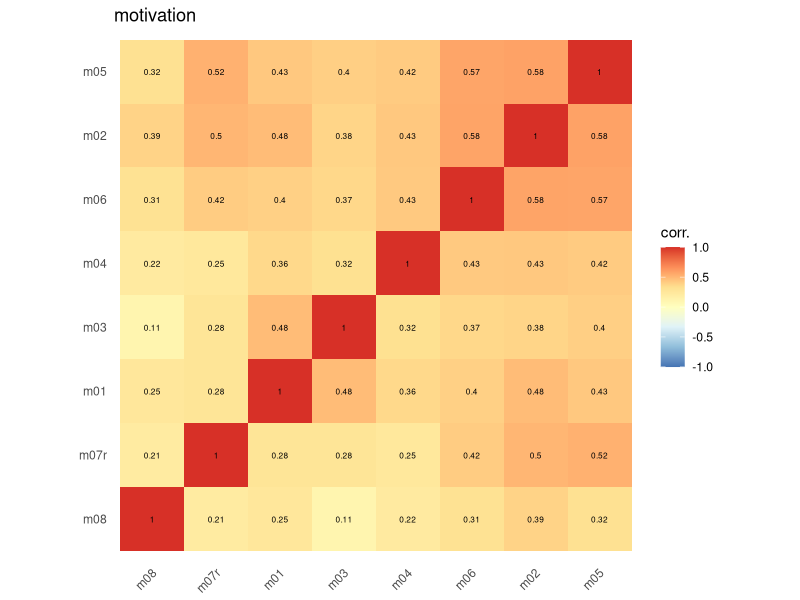
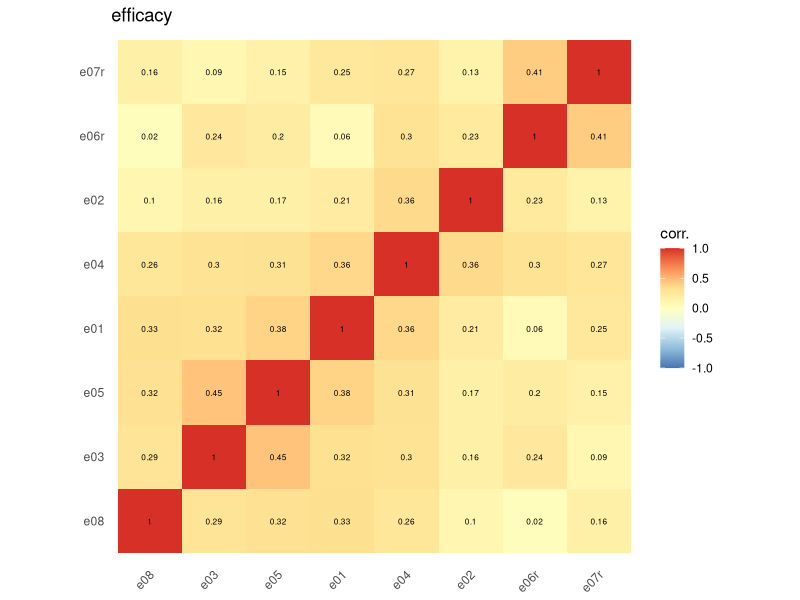
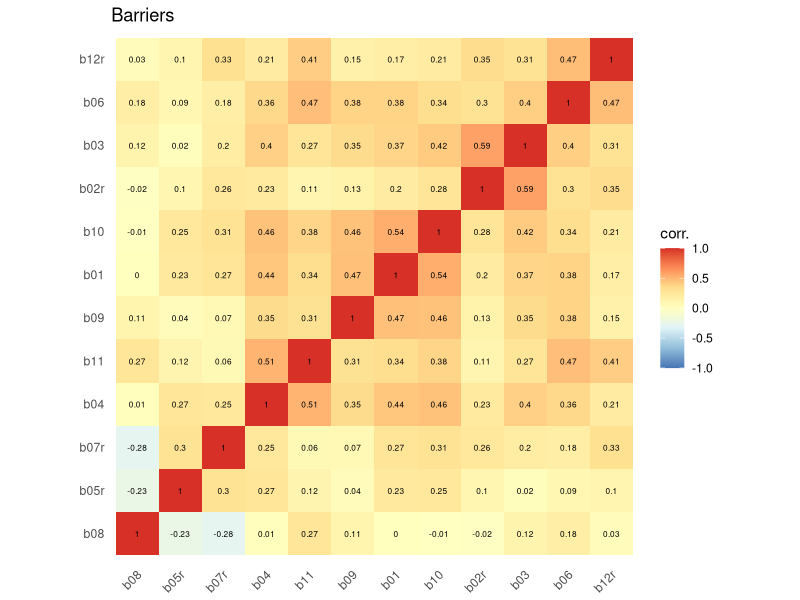
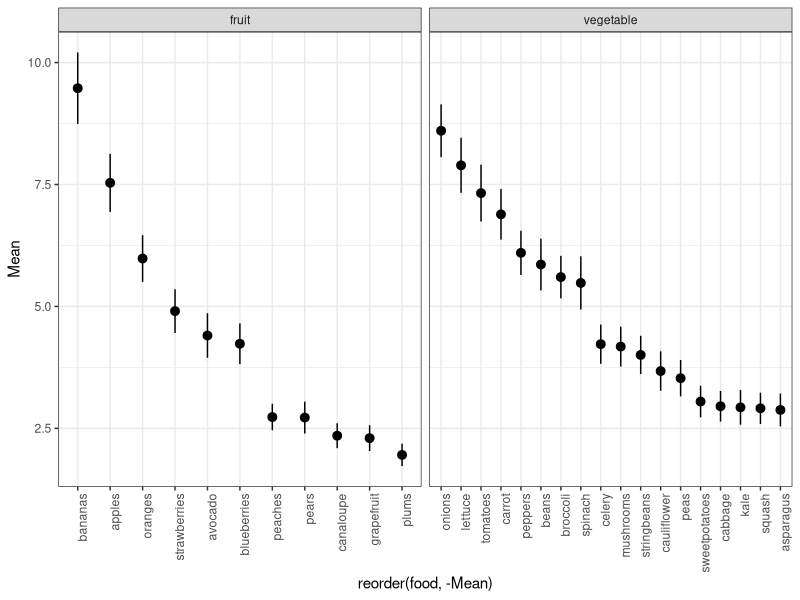
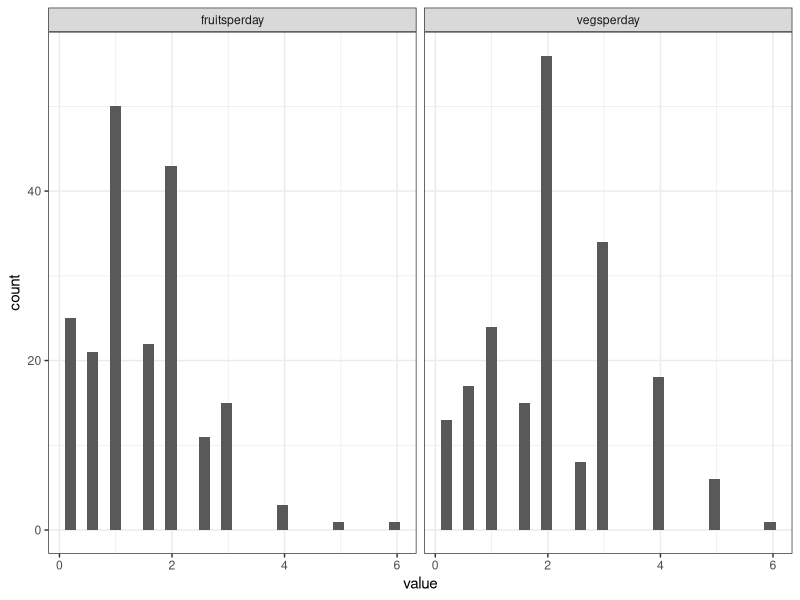
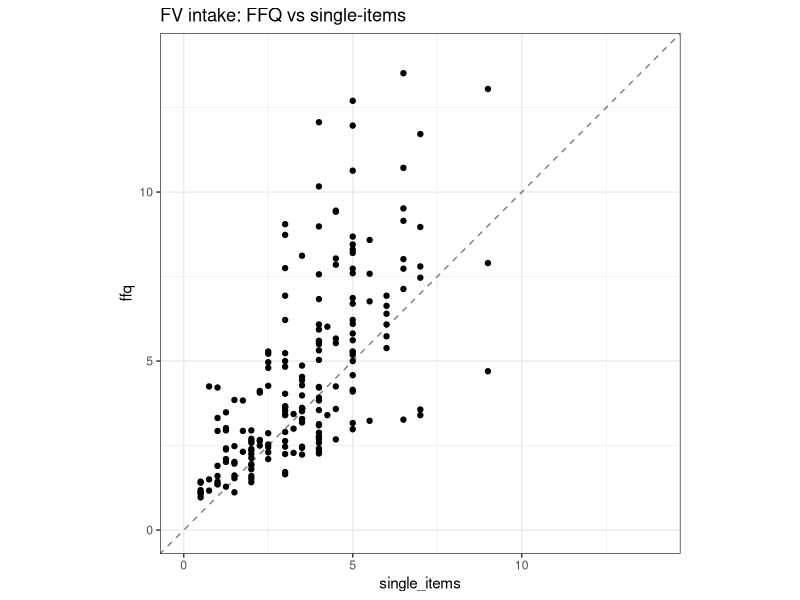
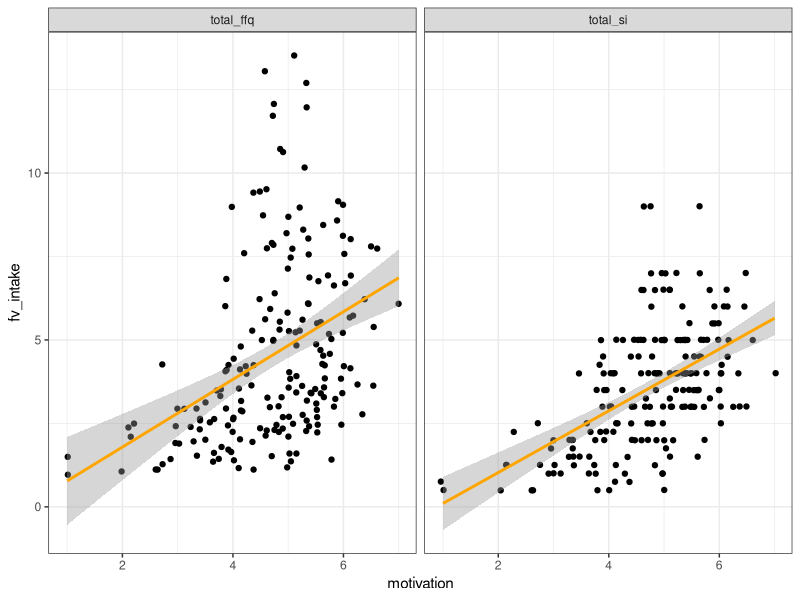
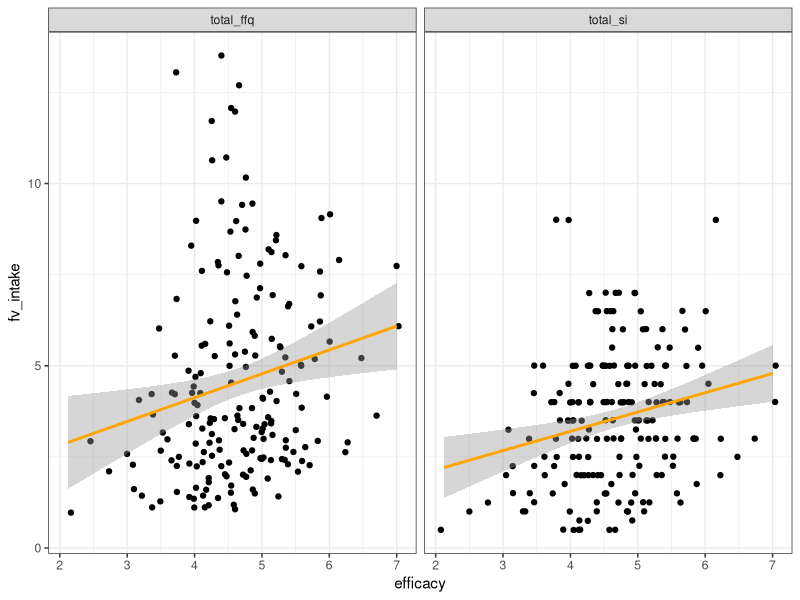

Generate these figures, in order, with R:
## ---- chunk 1
library(tidyverse)
## ---- chunk 2
# load (anonymized) data
header <- colnames(read.csv("../data/nutrition+barriers+pilot_February+12,+2019_14.46.csv", header = TRUE))
df <- read.csv("../data/nutrition+barriers+pilot_February+12,+2019_14.46.csv", skip = 3, header = FALSE, col.names = header)

# do some preliminary tidying
df <- df %>%
  as_tibble() %>%
  select(workerId, StartDate:Finished, sex:ffq_fruit_plums, ffq_time_Page.Submit, e01:surv_pay, LocationLatitude, LocationLongitude) %>%
  rename(Duration = Duration..in.seconds.) %>%
  mutate_at(vars(m08, b01,b03,b04, b06,b08,b09,b10,b11), function(x){8 - x}) # fixing issues in qualtrics

# and trim bad subjects
df <- df %>%
  filter(check_2==2, check_7==7, ffq_veg_check6==6, ffq_fruit_check30==30) %>%
  select(-contains("check"))
## ---- chunk 3

rcor <- function(x,y=NULL, digits=3){
  # rounded correlation
  round(cor(x,y),digits)
}

# corr plot code
## ----------------------------------------

reorder_cormat <- function(cormat){
  # Use correlation between variables as distance
  dd <- as.dist((1-cormat)/2)
  hc <- hclust(dd)
  cormat <-cormat[hc$order, hc$order]
}

# Get lower triangle of the correlation matrix
get_lower_tri<-function(cormat){
  cormat[upper.tri(cormat)] <- NA
  return(cormat)
}
# Get upper triangle of the correlation matrix
get_upper_tri <- function(cormat){
  cormat[lower.tri(cormat)]<- NA
  return(cormat)
}
  
## ----------------------------------------
df %>%
  # select(e01:e08) %>%
  select(m01:m08) %>%
  # select(b01:b12r) %>%
  cor() %>%
  reorder_cormat() %>%
  # get_lower_tri() %>%
  reshape2::melt(na.rm=TRUE) %>%
  ggplot(aes(x=Var1, y = Var2, fill = value)) +
  geom_tile(color = "white") +
  geom_tile() +
  geom_text(aes(label=round(value,2)), size=6*.35) +
  scale_fill_distiller(type="div", palette = "RdYlBu", limit=c(-1,1)) +
  # scale_fill_viridis_c(limit = c(-1,1)) +
  theme_minimal() +
  theme(axis.text.x = element_text(angle = 45, hjust = 1, vjust=.85)) +
  theme(aspect.ratio = 1) +
  theme(
    axis.title.x = element_blank(),
    axis.title.y = element_blank(),
    panel.grid.major = element_blank(),
    panel.border = element_blank(),
    panel.background = element_blank(),
    axis.ticks = element_blank()
  ) +
  labs(fill="corr.", title="motivation")
## ---- chunk 4
df %>%
  select(e01:e08) %>%
  # select(m01:m08) %>%
  # select(b01:b12r) %>%
  cor() %>%
  reorder_cormat() %>%
  # get_lower_tri() %>%
  reshape2::melt(na.rm=TRUE) %>%
  ggplot(aes(x=Var1, y = Var2, fill = value)) +
  geom_tile(color = "white") +
  geom_tile() +
  geom_text(aes(label=round(value,2)), size=6*.35) +
  scale_fill_distiller(type="div", palette = "RdYlBu", limit=c(-1,1)) +
  # scale_fill_viridis_c(limit = c(-1,1)) +
  theme_minimal() +
  theme(axis.text.x = element_text(angle = 45, hjust = 1, vjust=.85)) +
  theme(aspect.ratio = 1) +
  theme(
    axis.title.x = element_blank(),
    axis.title.y = element_blank(),
    panel.grid.major = element_blank(),
    panel.border = element_blank(),
    panel.background = element_blank(),
    axis.ticks = element_blank()
  ) +
  labs(fill="corr.", title="efficacy")
## ---- chunk 5
df %>%
  # select(e01:e08) %>%
  # select(m01:m08) %>%
  select(b01:b12r) %>%
  cor() %>%
  reorder_cormat() %>%
  # get_lower_tri() %>%
  reshape2::melt(na.rm=TRUE) %>%
  ggplot(aes(x=Var1, y = Var2, fill = value)) +
  geom_tile(color = "white") +
  geom_tile() +
  geom_text(aes(label=round(value,2)), size=6*.35) +
  scale_fill_distiller(type="div", palette = "RdYlBu", limit=c(-1,1)) +
  # scale_fill_viridis_c(limit = c(-1,1)) +
  theme_minimal() +
  theme(axis.text.x = element_text(angle = 45, hjust = 1, vjust=.85)) +
  theme(aspect.ratio = 1) +
  theme(
    axis.title.x = element_blank(),
    axis.title.y = element_blank(),
    panel.grid.major = element_blank(),
    panel.border = element_blank(),
    panel.background = element_blank(),
    axis.ticks = element_blank()
  ) +
  labs(fill="corr.", title="Barriers")
## ---- chunk 6
effect_alpha <- psych::alpha((df %>% select(e01:e08)), check.keys = TRUE)
motive_alpha <- psych::alpha((df %>% select(m01:m08)), check.keys = TRUE)
barriers_alpha <- psych::alpha((df %>% select(b01:b07r,b09:b12r)))

effect_alpha$total$raw_alpha
motive_alpha$total$raw_alpha
barriers_alpha$total$raw_alpha
## ---- chunk 7
df %>%
  select(workerId, starts_with("ffq_veg"), starts_with("ffq_fruit")) %>%
  gather(food, value, -workerId) %>%
  group_by(food) %>%
  summarize(Mean = mean(value), se = sd(value)/sqrt(n()) ) %>%
  mutate(ll = Mean + se, ul = Mean-se) %>%
  mutate(category = ifelse(grepl("veg", food), "vegetable","fruit")) %>%
  mutate(food = gsub("ffq_veg_","", food)) %>%
  mutate(food = gsub("ffq_fruit_","", food)) %>%
  ggplot(aes(x=reorder(food,-Mean), y=Mean, ymin=ll, ymax=ul)) +
  geom_pointrange() +
  facet_wrap(~category, scales="free_x") +
  theme_bw() +
  theme(axis.text.x = element_text(angle = 90, hjust = 1))
  
## ---- chunk 8
df %>%
  select(workerId, fruitsperday, vegsperday) %>%
  gather(food, value, -workerId) %>% 
  ggplot(aes(x=value)) +
    geom_histogram() +
  facet_wrap(~food) +
  theme_bw()
## ---- chunk 9
df %>%
  select(workerId, 
         fruitsperday, 
         vegsperday, 
         starts_with("ffq_veg"), 
         starts_with("ffq_fruit")
         ) %>%
  gather(food, value, -workerId, -fruitsperday, -vegsperday) %>%
  mutate(category = ifelse(grepl("veg", food), "vegetable","fruit")) %>%
  group_by(workerId, fruitsperday, vegsperday, category) %>%
  summarize(ffq_avg = sum(value)/30) %>%
  spread(category, ffq_avg) -> fv_df

## ---- chunk 10
fv_df %>%
  mutate(ffq = fruit + vegetable, single_items = fruitsperday+vegsperday) %>% 
  ggplot(aes(x=single_items, y=ffq)) +
  geom_point() +
  # geom_smooth(method="lm") +
  geom_abline(slope=1,intercept=0, linetype="dashed", alpha=.5) +
  xlim(c(0,14)) +
  ylim(c(0,14)) +
  theme_bw() +
  theme(aspect.ratio = 1) +
  labs(title="FV intake: FFQ vs single-items")
## ---- chunk 11
df %>%
  gather(food, value, starts_with("ffq_veg"), starts_with("ffq_fruit")) %>%
  mutate(category = ifelse(grepl("veg", food), "vegetable", "fruit")) %>%
  group_by(workerId, fruitsperday, vegsperday, category) %>%
  summarize(ffq_avg = sum(value) / 30) %>%
  spread(category, ffq_avg) %>%
  left_join(
    (
      df %>%
        gather(item, response, e01:e08, m01:m08, b01:b07r, b09:b12r) %>% # exclude b08
        mutate(
          scale = case_when(
            grepl("m", item) ~ "motivation",
            grepl("e", item) ~ "efficacy",
            grepl("b", item) ~ "barriers",
          )
        ) %>%
        group_by(workerId, scale) %>%
        summarize(mean_response = mean(response)) %>%
        spread(scale, mean_response)
    ),
    by = "workerId"
  ) %>%
  mutate(total_si = fruitsperday + vegsperday, total_ffq = fruit + vegetable) %>%
  ungroup() -> df_basic

## ---- chunk 12

rcor(
  df_basic %>% 
    select(barriers, motivation, efficacy, total_si, total_ffq)
  )

## ---- chunk 13
df_basic %>%
  gather(measure, fv_intake, total_ffq,total_si) %>%
  ggplot(aes(x=motivation, y = fv_intake)) +
  geom_jitter() +
  scale_color_viridis_c() +
  geom_smooth(method="lm", color="orange") +
  theme_bw() +
  facet_wrap(~measure)
## ---- chunk 14
df_basic %>%
  gather(measure, fv_intake, total_ffq,total_si) %>%
  ggplot(aes(x=efficacy, y = fv_intake)) +
  geom_jitter() +
  scale_color_viridis_c() +
  geom_smooth(method="lm", color="orange") +
  theme_bw() +
  facet_wrap(~measure)
## ---- chunk 15
df_basic_scaled <-  df_basic %>%
  select(-workerId) %>%
  mutate_all(scale)

lm(total_si ~ efficacy + motivation, data=df_basic_scaled) %>% summary()
lm(total_ffq ~ efficacy + motivation, data=df_basic_scaled) %>% summary()
## ---- chunk 16
df_basic %>%
  gather(measure, fv_intake, total_ffq, total_si) %>%
  ggplot(aes(x=motivation, y = fv_intake, color=barriers)) +
  geom_jitter() +
  scale_color_viridis_c() +
  geom_smooth(method="lm", color="orange") +
  theme_bw() +
  facet_wrap(~measure)
## ---- chunk 17
df_basic %>%
  ggplot(aes(x=barriers, y = motivation)) +
  geom_point() +
  geom_smooth(method="lm", color="orange") +
  theme_bw() +
  theme(aspect.ratio=1)

df_basic %>%
  ggplot(aes(x=barriers, y = efficacy)) +
  geom_point() +
  geom_smooth(method="lm", color="orange") +
  theme_bw() +
  theme(aspect.ratio=1)
## ---- chunk 18
df_basic %>%
  gather(measure, fv_intake, total_ffq,total_si) %>%
  ggplot(aes(x=barriers, y = fv_intake)) +
  geom_jitter() +
  scale_color_viridis_c() +
  geom_smooth(method="lm", color="orange") +
  theme_bw() +
  facet_wrap(~measure)
## ---- chunk 19


lm(total_ffq ~ efficacy + barriers, data=df_basic_scaled) %>% summary()
lm(total_ffq ~ motivation + barriers, data=df_basic_scaled) %>% summary()
lm(total_ffq ~ efficacy + motivation + barriers, data=df_basic_scaled) %>% summary()

lm(total_ffq ~ barriers, data=df_basic_scaled) %>% summary()
## ---- chunk 20
df %>%
  select(workerId, starts_with("ffq_veg"), starts_with("ffq_fruit")) %>%
  gather(food, resp, -workerId) %>%
  group_by(workerId) %>%
  summarize(fv_intake = sum(resp)/30) %>%
  left_join(
    df %>%
      select(workerId, b01:b12r),
    by="workerId"
  ) %>%
  select(-workerId) %>%
  rcor()
## ---- chunk 21
df_basic %>%
  left_join(df %>% select(workerId, income, educ, age, sex), by ="workerId") %>%
  filter(income!=0) %>%
  ggplot(aes(x=income, y=total_ffq)) +
  geom_jitter(width=.25,height=0) +
  geom_smooth() +
  theme_bw() +
  labs(title="Income x ffq")

df_basic %>%
  left_join(df %>% select(workerId, income, educ, age, sex), by ="workerId") %>%
  filter(income!=0) %>%
  ggplot(aes(x=income, y=barriers)) +
  geom_jitter(width=.25,height=0) +
  geom_smooth() +
  theme_bw() +
  labs(title="Income x barriers")

## ---- chunk 22
df_basic %>%
  left_join(df %>% select(workerId, income, educ, age, sex), by ="workerId") %>%
  filter(educ!=-1) %>%
  ggplot(aes(x=educ, y=total_ffq)) +
  geom_jitter(height=0,width=.25) +
  geom_smooth() +
  theme_bw() +
  ylim(0,15) +
  labs(title="Education")
## ---- chunk 23
df_basic %>%
  left_join(df %>% select(workerId, income, educ, age, sex), by ="workerId") %>%
  # filter(educ!=-1) %>%
  ggplot(aes(x=age, y=total_ffq)) +
  geom_jitter(height=.1,width=1) +
  geom_smooth() +
  ylim(0,15) +
  theme_bw() +
  labs(title="Age")
## ---- chunk 24
df_basic %>%
  left_join(df %>% select(workerId, LocationLatitude, LocationLongitude ), by ="workerId") %>%
  filter(LocationLatitude < 50, LocationLatitude > 25) %>%
  ggplot(aes(x=LocationLatitude, y=total_ffq)) +
  # geom_jitter(height=.1,width=1) +
  geom_point() +
  geom_smooth() +
  ylim(0,15) +
  theme_bw() +
  labs(title="Latitude x FFQ")


df_basic %>%
  left_join(df %>% select(workerId, LocationLatitude, LocationLongitude ), by ="workerId") %>%
  filter(LocationLatitude < 50, LocationLatitude > 25) %>%
  gather(measure, fv_intake, total_ffq, total_si) %>%
  ggplot(aes(x=motivation, y = fv_intake, color=LocationLatitude)) +
  geom_jitter(width=.1,height=.1) +
  scale_color_viridis_c() +
  geom_smooth(method="lm", color="orange") +
  theme_bw() +
  facet_wrap(~measure)
## ---- chunk 25

df_aug <- df_basic %>%
  left_join(df %>% select(workerId, income, LocationLatitude, LocationLongitude ), by ="workerId") %>%
  filter(LocationLatitude < 50, LocationLatitude > 25) %>%
  filter(income!=0)

lm(total_ffq ~ motivation + LocationLatitude, data = df_aug) %>% summary()

